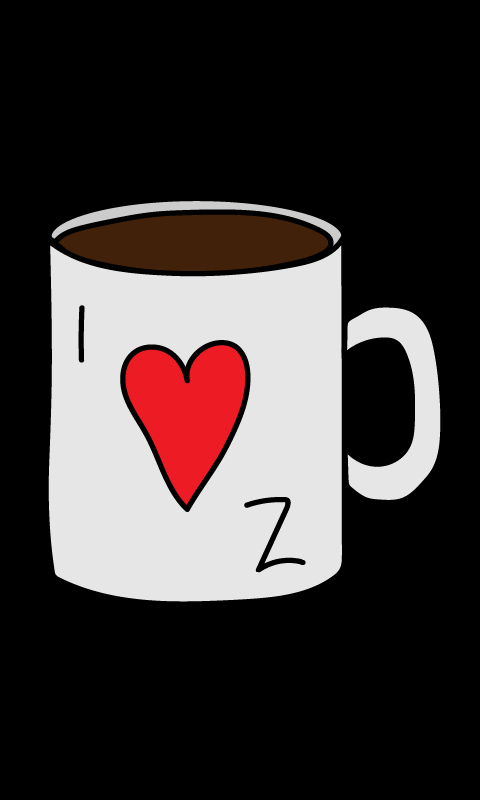

Tiled map render using the project's own tile images. Description and the map definition, with tile-layer contents summarised, below:
An orthogonal 60x100 tile map with 8x8 px tiles, 1 tile layer (Tile Layer 1) and 230 objects.

<map version="1.4" tiledversion="1.4.3" orientation="orthogonal" renderorder="left-down" width="60" height="100" tilewidth="8" tileheight="8" infinite="0" nextlayerid="4" nextobjectid="234">
 <tileset firstgid="1" name="zombie" tilewidth="8" tileheight="8" tilecount="13200" columns="60">
  <image source="zombie.png" width="480" height="1760" />
 </tileset>
 <objectgroup id="2" name="PiirtoPisteet" visible="0">
  <object id="1" x="56.8235" y="578.482">
   <point />
  </object>
  <object id="2" x="66.1388" y="584.071">
   <point />
  </object>
  <object id="3" x="78.2487" y="588.728">
   <point />
  </object>
  <object id="4" x="91.2902" y="593.386">
   <point />
  </object>
  <object id="5" x="108.058" y="598.975">
   <point />
  </object>
  <object id="6" x="126.688" y="602.701">
   <point />
  </object>
  <object id="7" x="145.319" y="605.496">
   <point />
  </object>
  <object id="8" x="163.95" y="607.359">
   <point />
  </object>
  <object id="9" x="180.717" y="606.428">
   <point />
  </object>
  <object id="10" x="197.485" y="606.428">
   <point />
  </object>
  <object id="11" x="217.047" y="605.496">
   <point />
  </object>
  <object id="12" x="234.746" y="607.359">
   <point />
  </object>
  <object id="13" x="244.993" y="604.565">
   <point />
  </object>
  <object id="14" x="262.692" y="602.701">
   <point />
  </object>
  <object id="15" x="276.665" y="598.044">
   <point />
  </object>
  <object id="16" x="287.844" y="595.249">
   <point />
  </object>
  <object id="17" x="302.748" y="593.386">
   <point />
  </object>
  <object id="18" x="313.926" y="588.728">
   <point />
  </object>
  <object id="19" x="327.899" y="582.208">
   <point />
  </object>
  <object id="20" x="338.146" y="574.755">
   <point />
  </object>
  <object id="21" x="342.804" y="565.44">
   <point />
  </object>
  <object id="22" x="343.735" y="546.81">
   <point />
  </object>
  <object id="23" x="343.735" y="530.042">
   <point />
  </object>
  <object id="24" x="345.599" y="509.548">
   <point />
  </object>
  <object id="25" x="346.53" y="492.781">
   <point />
  </object>
  <object id="26" x="353.051" y="489.986">
   <point />
  </object>
  <object id="27" x="360.503" y="500.233">
   <point />
  </object>
  <object id="28" x="370.75" y="503.027">
   <point />
  </object>
  <object id="29" x="383.791" y="505.822">
   <point />
  </object>
  <object id="30" x="397.764" y="502.096">
   <point />
  </object>
  <object id="31" x="412.669" y="496.507">
   <point />
  </object>
  <object id="32" x="425.71" y="484.397">
   <point />
  </object>
  <object id="33" x="432.231" y="473.218">
   <point />
  </object>
  <object id="34" x="436.889" y="457.382">
   <point />
  </object>
  <object id="35" x="440.615" y="442.478">
   <point />
  </object>
  <object id="36" x="441.546" y="425.71">
   <point />
  </object>
  <object id="37" x="444.341" y="411.737">
   <point />
  </object>
  <object id="38" x="443.409" y="391.244">
   <point />
  </object>
  <object id="39" x="440.615" y="376.339">
   <point />
  </object>
  <object id="40" x="435.957" y="353.982">
   <point />
  </object>
  <object id="41" x="432.231" y="339.078">
   <point />
  </object>
  <object id="42" x="424.779" y="326.036">
   <point />
  </object>
  <object id="43" x="410.806" y="312.995">
   <point />
  </object>
  <object id="44" x="419.19" y="315.789">
   <point />
  </object>
  <object id="45" x="401.49" y="309.269">
   <point />
  </object>
  <object id="46" x="392.175" y="309.269">
   <point />
  </object>
  <object id="47" x="381.928" y="307.406">
   <point />
  </object>
  <object id="48" x="369.818" y="310.2">
   <point />
  </object>
  <object id="49" x="360.503" y="313.926">
   <point />
  </object>
  <object id="50" x="351.188" y="319.516">
   <point />
  </object>
  <object id="51" x="345.599" y="323.242">
   <point />
  </object>
  <object id="52" x="350.256" y="354.914">
   <point />
  </object>
  <object id="53" x="360.503" y="351.188">
   <point />
  </object>
  <object id="54" x="375.408" y="346.53">
   <point />
  </object>
  <object id="55" x="390.312" y="342.804">
   <point />
  </object>
  <object id="56" x="401.49" y="353.051">
   <point />
  </object>
  <object id="57" x="406.148" y="366.092">
   <point />
  </object>
  <object id="58" x="408.943" y="381.928">
   <point />
  </object>
  <object id="59" x="410.806" y="395.901">
   <point />
  </object>
  <object id="60" x="410.806" y="417.327">
   <point />
  </object>
  <object id="61" x="408.011" y="431.299">
   <point />
  </object>
  <object id="62" x="407.08" y="441.546">
   <point />
  </object>
  <object id="63" x="402.422" y="454.588">
   <point />
  </object>
  <object id="64" x="390.312" y="462.04">
   <point />
  </object>
  <object id="65" x="371.681" y="462.972">
   <point />
  </object>
  <object id="66" x="356.777" y="457.382">
   <point />
  </object>
  <object id="67" x="346.53" y="449.93">
   <point />
  </object>
  <object id="68" x="343.735" y="351.188">
   <point />
  </object>
  <object id="69" x="343.735" y="369.818">
   <point />
  </object>
  <object id="70" x="344.667" y="380.997">
   <point />
  </object>
  <object id="71" x="344.667" y="404.285">
   <point />
  </object>
  <object id="72" x="344.667" y="411.737">
   <point />
  </object>
  <object id="73" x="341.872" y="420.121">
   <point />
  </object>
  <object id="74" x="342.804" y="445.272">
   <point />
  </object>
  <object id="75" x="344.667" y="460.177">
   <point />
  </object>
  <object id="76" x="342.804" y="425.71">
   <point />
  </object>
  <object id="77" x="344.667" y="383.791">
   <point />
  </object>
  <object id="78" x="342.804" y="333.489">
   <point />
  </object>
  <object id="79" x="342.804" y="306.474">
   <point />
  </object>
  <object id="80" x="346.53" y="283.186">
   <point />
  </object>
  <object id="81" x="343.735" y="260.829">
   <point />
  </object>
  <object id="82" x="343.735" y="248.719">
   <point />
  </object>
  <object id="83" x="343.735" y="237.541">
   <point />
  </object>
  <object id="84" x="334.42" y="249.651">
   <point />
  </object>
  <object id="85" x="327.899" y="252.445">
   <point />
  </object>
  <object id="86" x="320.447" y="259.898">
   <point />
  </object>
  <object id="87" x="307.406" y="265.487">
   <point />
  </object>
  <object id="88" x="293.433" y="267.35">
   <point />
  </object>
  <object id="89" x="281.323" y="271.076">
   <point />
  </object>
  <object id="90" x="272.007" y="272.007">
   <point />
  </object>
  <object id="91" x="258.966" y="273.871">
   <point />
  </object>
  <object id="92" x="243.13" y="276.665">
   <point />
  </object>
  <object id="93" x="225.431" y="278.528">
   <point />
  </object>
  <object id="94" x="211.458" y="278.528">
   <point />
  </object>
  <object id="95" x="195.622" y="279.46">
   <point />
  </object>
  <object id="96" x="179.786" y="280.391">
   <point />
  </object>
  <object id="97" x="161.155" y="279.46">
   <point />
  </object>
  <object id="98" x="144.388" y="277.597">
   <point />
  </object>
  <object id="99" x="122.962" y="276.665">
   <point />
  </object>
  <object id="100" x="110.852" y="272.007">
   <point />
  </object>
  <object id="101" x="95.9478" y="269.213">
   <point />
  </object>
  <object id="102" x="81.9748" y="265.487">
   <point />
  </object>
  <object id="103" x="69.8649" y="259.898">
   <point />
  </object>
  <object id="104" x="56.8235" y="251.514">
   <point />
  </object>
  <object id="105" x="50.3027" y="243.13">
   <point />
  </object>
  <object id="106" x="52.1658" y="566.372">
   <point />
  </object>
  </objectgroup>
 <objectgroup id="3" name="VoittoPisteet">
  <!-- 30 objects omitted --></objectgroup>
 <layer id="1" name="Tile Layer 1" width="60" height="100">
  <data>[6000 cells, 5340 non-empty, 5340 distinct tile ids]</data>
 </layer>
</map>
<!-- 124 of 230 objects omitted -->
